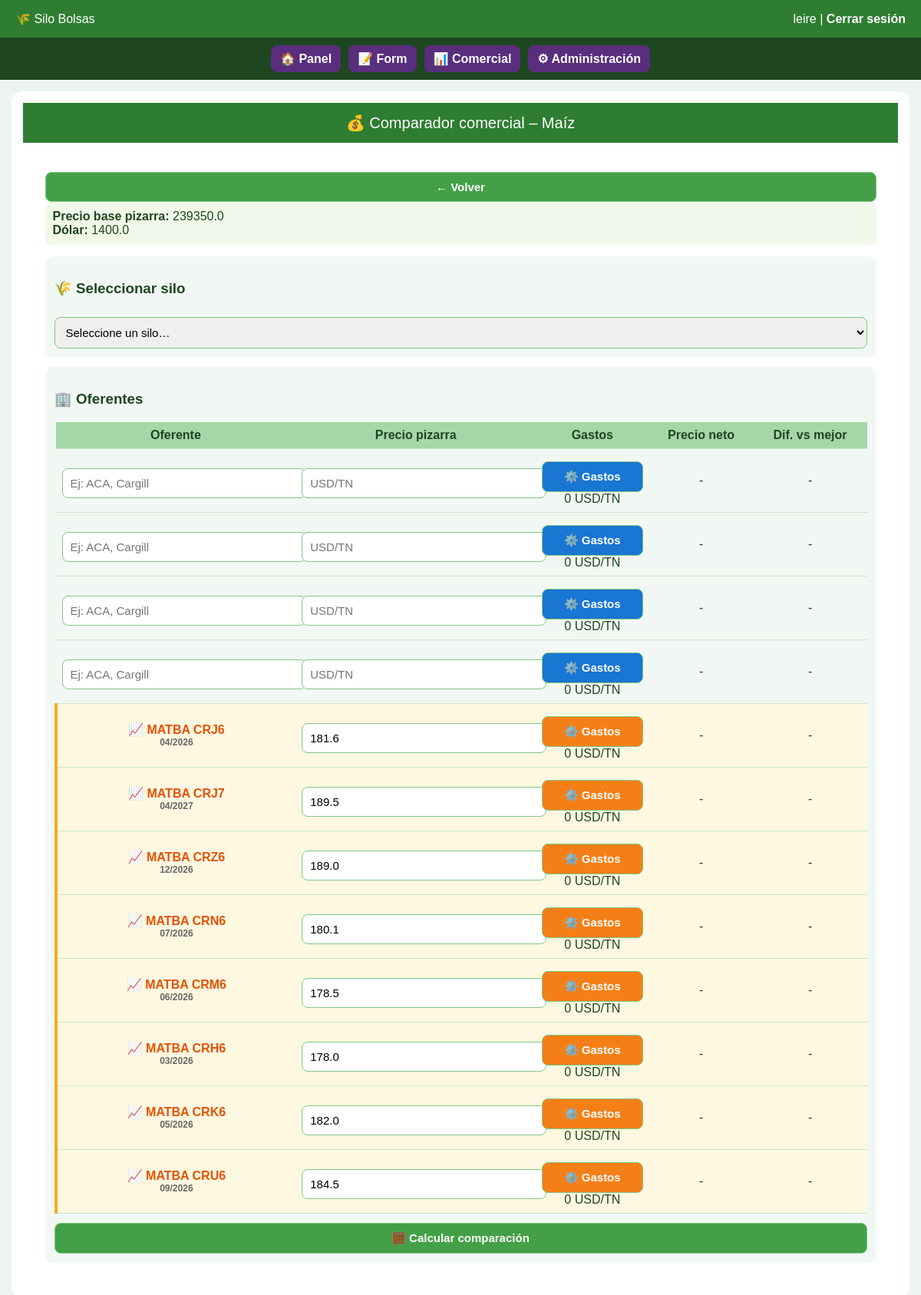
Page /comercial/Maíz (signed in) on the committed database.
### tables this page shows
CREATE TABLE usuarios (
            id INTEGER PRIMARY KEY AUTOINCREMENT,
            username TEXT UNIQUE NOT NULL,
            password TEXT NOT NULL,
            rol TEXT NOT NULL,
            empresa_id INTEGER,
            sucursal_id INTEGER,
            es_superadmin INTEGER DEFAULT 0,
            forzar_cambio_password INTEGER DEFAULT 0,
            FOREIGN KEY (empresa_id) REFERENCES empresas(id),
            FOREIGN KEY (sucursal_id) REFERENCES sucursales(id)
        );

CREATE TABLE mercado (
            id INTEGER PRIMARY KEY AUTOINCREMENT,
            empresa_id INTEGER NOT NULL,
            cereal TEXT,
            pizarra_auto REAL,
            fuente TEXT,
            fecha_fuente TEXT,
            pizarra_manual REAL,
            usar_manual INTEGER DEFAULT 0,
            obs_precio TEXT,
            dolar REAL,
            fecha TEXT,
            UNIQUE(empresa_id, cereal),
            FOREIGN KEY (empresa_id) REFERENCES empresas(id)
        );

CREATE TABLE matba (
        id INTEGER PRIMARY KEY AUTOINCREMENT,
        posicion TEXT NOT NULL,
        cereal TEXT,
        precio REAL,
        precio_anterior REAL,
        variacion REAL,
        fecha DATETIME DEFAULT CURRENT_TIMESTAMP
    , mes TEXT);

### comercial/routes.py (the view)
@comercial_bp.route("/<cereal>")
@login_required
def comparador(cereal):
    if not tiene_permiso("comparador"):
        return acceso_denegado("comparador")
    empresa_id = empresa_actual()
    if not empresa_id:
        return redirect(url_for("panel.panel"))
    conn = get_db()
    precio_row = conn.execute("""
        SELECT
            CASE
                WHEN usar_manual = 1 AND pizarra_manual IS NOT NULL
                THEN pizarra_manual
                ELSE pizarra_auto
            END as precio_base,
            dolar
        FROM mercado
        WHERE cereal=? AND empresa_id=?
    """, (cereal, empresa_id)).fetchone()
    precio_base = precio_row["precio_base"] if precio_row and precio_row["precio_base"] else 0
    dolar = precio_row["dolar"] if precio_row and precio_row["dolar"] else 0
    criterio_row = conn.execute("""
        SELECT criterio_futuro
        FROM empresas
        WHERE id=?
    """, (empresa_id,)).fetchone()
    criterio_futuro = criterio_row["criterio_futuro"] if criterio_row else "mas_cercano_actual"
    rows = conn.execute("""
        SELECT
                s.numero_qr,

                (
                SELECT MIN(a.tas)
                FROM analisis a
                JOIN muestreos m ON m.id = a.id_muestreo
                WHERE m.numero_qr = s.numero_qr
                    AND m.empresa_id = s.empresa_id
                    AND a.tas IS NOT NULL
                ) AS tas_min,

            (
              SELECT ROUND(AVG(a.factor),4)
              FROM analisis a
              JOIN muestreos m ON m.id = a.id_muestreo
              WHERE m.numero_qr = s.numero_qr
                AND m.empresa_id = s.empresa_id
                AND a.factor IS NOT NULL
            ) AS factor_prom,

            (
              SELECT ROUND(AVG(a.humedad),2)
              FROM analisis a
              JOIN muestreos m ON m.id = a.id_muestreo
              WHERE m.numero_qr = s.numero_qr
                AND m.empresa_id = s.empresa_id
                AND a.humedad IS NOT NULL
            ) AS humedad_prom,

            (
              SELECT COUNT(*)
              FROM analisis a
              JOIN muestreos m ON m.id = a.id_muestreo
              WHERE m.numero_qr = s.numero_qr
                AND m.empresa_id = s.empresa_id
                AND a.insectos = 1
            ) AS tiene_insectos

        FROM silos s
        WHERE s.estado_silo = 'Activo'
          AND s.cereal = ?
          AND s.empresa_id = ?
        ORDER BY s.numero_qr
    """, (cereal, empresa_id)).fetchall()
    prefijos = {
        "Maíz": "CR",
        "Soja": "SR",
        "Trigo": "WR"
    }
    prefijo = prefijos.get(cereal)
    if prefijo:
        futuros = conn.execute("""
            SELECT posicion, cereal, precio, fecha, mes
            FROM matba
            WHERE posicion LIKE ?
            ORDER BY fecha
        """, (f"{prefijo}%",)).fetchall()
    else:
        futuros = []
    futuro_sugerido = elegir_futuro(futuros, criterio_futuro)
    conn.close()
    silos = []
    for r in rows:
        silo_dict = dict(r)
        silo_dict["tiene_insectos"] = True if r["tiene_insectos"] > 0 else False
        silo_dict["merma_humedad"] = calcular_merma_humedad(
            cereal,
            silo_dict.get("humedad_prom")
        )
        silo_dict["tas_min"] = r["tas_min"]
        silos.append(silo_dict)
    return render_template(
        "comparador.html",
        cereal=cereal,
        silos=silos,
        criterio_futuro=criterio_futuro,
        precio_base=precio_base,
        dolar=dolar,
        futuro_sugerido=futuro_sugerido,
        futuros=futuros
    )

### app.py (called while the page is built, shortened)
@app.context_processor
def inject_permisos():
    return dict(tiene_permiso=tiene_permiso)

@app.context_processor
def inject_empresa_contexto():
    empresa_nombre = None
    return dict(empresa_activa=empresa_nombre)

### auth/models.py (called while the page is built)
    @staticmethod
    def get(user_id):
        conn = get_db()
        row = conn.execute(
            "SELECT * FROM usuarios WHERE id=?",
            (user_id,)
        ).fetchone()
        conn.close()
        if row:
            return User(row)
        return None

### auth/routes.py (called while the page is built)
@login_manager.user_loader
def load_user(user_id):
    return User.get(user_id)

### calculos.py (called while the page is built, shortened)
def merma_maiz(humedad):
    if humedad is None:
        return 0
    if humedad <= 14.5:
        return 0
    h = round(humedad, 1)
    if h not in MERMA_MAIZ:
        h = min(MERMA_MAIZ.keys(), key=lambda x: abs(x - h))
    merma = MERMA_MAIZ[h]
    merma += 0.25
    return round(merma, 2)

def calcular_merma_humedad(cereal, humedad_prom):
    if cereal == "Maíz":
        return merma_maiz(humedad_prom)

### comercial/routes.py (called while the page is built)
def elegir_futuro(futuros, criterio):
    if not futuros:
        return None
    if criterio == "mejor_precio":
        return max(futuros, key=lambda x: x["precio"])
    if criterio == "mas_cercano_actual":
        return futuros[0]
    return futuros[0]

### db.py (called while the page is built)
def get_db():
    database_url = os.environ.get("DATABASE_URL")
    if database_url:
        conn = psycopg2.connect(
            database_url,
            cursor_factory=psycopg2.extras.RealDictCursor
        )
        return conn
    conn = sqlite3.connect(DB_NAME)
    conn.row_factory = sqlite3.Row
    return conn

### panel/routes.py (called while the page is built)
def empresa_actual():
    if current_user.es_superadmin:
        return session.get("empresa_contexto")
    return current_user.empresa_id

### templates/comparador.html (shortened to what this page needs)
{% extends "base.html" %}
{% block contenido %}
<!DOCTYPE html>
<html lang="es">
<head>
</head>
<body>
<header>💰 Comparador comercial – {{ cereal }}</header>
<div class="container">
<button onclick="location.href='/comercial'">← Volver</button>
<div style="margin-bottom:15px;padding:10px;background:#f1f8e9;border-radius:8px;">
  <b>Precio base pizarra:</b> {{ precio_base }}
  <br>
  <b>Dólar:</b> {{ dolar }}
</div>
<div class="card">
  <h3>🌾 Seleccionar silo</h3>
  <select id="siloSelect" onchange="onCambioSilo()">
    <option value="">Seleccione un silo…</option>
  </select>
</div>
<div class="card">
  <h3>🏢 Oferentes</h3>
  <table>
<thead>
<tr>
  <th>Oferente</th>
  <th>Precio pizarra</th>
  <th>Gastos</th>
  <th>Precio neto</th>
  <th>Dif. vs mejor</th>
</tr>
</thead>
<tbody>
  {% for i in range(4) %}
  <tr>
    <td>
      <input type="text" placeholder="Ej: ACA, Cargill">
    </td>
    <td>
      <input type="number" step="0.01" placeholder="USD/TN">
    </td>
    <td>
      <button onclick="abrirGastos(this)" style="background:#1976d2">
        ⚙️ Gastos
      </button>
      <div class="small total-gastos">0 USD/TN</div>
    </td>
    <td class="precio-neto">-</td>
    <td class="dif-mejor">-</td>
  </tr>
  {% endfor %}
  {% for f in futuros %}
  <tr class="matba-auto">
    <td>
      <b>📈 MATBA {{ f.posicion }}</b>
      {% if f.mes %}
      <div style="font-size:12px;color:#666;">
      {{ f.mes }}
      </div>
      {% endif %}
    </td>
  <td>
    <input type="number"
           step="0.01"
           value="{{ f.precio }}">
  </td>
  <td>
    <button onclick="abrirGastos(this)" style="background:#f57f17">
      ⚙️ Gastos
    </button>
    <div class="small total-gastos">0 USD/TN</div>
  </td>
  <td class="precio-neto">-</td>
  <td class="dif-mejor">-</td>
</tr>
{% endfor %}
</tbody>
</table>
 <button
  id="btnComparar"
  style="margin-top:12px"
  onclick="calcularComparacion()">
  🧮 Calcular comparación
</button>
</div>
</div>
</body>
</html>
{% endblock %}

### templates/base.html (shortened to what this page needs)
<!DOCTYPE html>
<html lang="es">
<head>
</head>
<body>
<div class="header">
  <div>
    🌾 Silo Bolsas
  </div>
  <div>
    {{ current_user.username }}
    |
    <a href="{{ url_for('auth.logout') }}">Cerrar sesión</a>
  </div>
</div>
{% if current_user.is_authenticated %}
<div class="nav-bar">
    {% if tiene_permiso("panel") %}
        <a href="{{ url_for('panel.panel') }}" class="nav-btn">
            🏠 Panel
        </a>
    {% else %}
        <a href="{{ url_for('panel.panel') }}" class="nav-btn locked">
            🔒 Panel
        </a>
    {% endif %}
    {% if tiene_permiso("form") %}
        <a href="{{ url_for('panel.form') }}" class="nav-btn">
            📝 Form
        </a>
    {% else %}
        <a href="{{ url_for('panel.form') }}" class="nav-btn locked">
            🔒 Form
        </a>
    {% endif %}
    {% if tiene_permiso("comercial") %}
        <a href="{{ url_for('comercial.comercial') }}" class="nav-btn">
            📊 Comercial
        </a>
    {% else %}
        <a href="{{ url_for('comercial.comercial') }}" class="nav-btn locked">
            🔒 Comercial
        </a>
    {% endif %}
    {% if current_user.es_superadmin or tiene_permiso("admin") %}
        <a href="{{ url_for('admin.admin_usuarios') }}" class="nav-btn admin">
            ⚙ Administración
        </a>
    {% else %}
        <a href="{{ url_for('admin.admin_usuarios') }}" class="nav-btn locked admin">
            🔒 Administración
        </a>
    {% endif %}
</div>
{% endif %}
<div class="container">
  {% block contenido %}{% endblock %}
</div>
</body>
</html>

### templates/base.html (style rules this page uses)
body { background:#e6f4ea; font-family:Arial, sans-serif; margin:0; padding:0; color:#1e4620; }
.header { background:#2e7d32; color:white; padding:15px 20px; display:flex; justify-content:space-between; align-items:center; }
.header a { color:white; text-decoration:none; font-weight:bold; }
.container { padding:25px; }
.nav-bar { background:#1e4620; padding:10px; display:flex; gap:10px; justify-content:center; flex-wrap:wrap; }
.nav-btn { background:#592e7d; color:white; padding:8px 14px; border-radius:8px; text-decoration:none; font-weight:bold; }
.nav-btn { padding: 8px 12px; border-radius: 8px; text-decoration: none; font-weight: bold; }

### templates/comparador.html (style rules this page uses)
body { font-family:Arial, sans-serif; background:#eef5f1; margin:0; }
header { background:#2e7d32; color:white; padding:14px; text-align:center; font-size:20px; }
.container { width:95%; margin:15px auto; background:white; border-radius:14px; padding:15px; }
select, button, input { width:100%; padding:10px; margin-top:8px; border-radius:8px; border:1px solid #81c784; font-size:15px; }
button { background:#43a047; color:white; font-weight:bold; cursor:pointer; }
table { width:100%; border-collapse:collapse; margin-top:15px; }
th,td { padding:8px; border-bottom:1px solid #c8e6c9; text-align:center; }
th { background:#a5d6a7 }
.card { background:#f1f8f4; padding:12px; border-radius:10px; margin-top:12px; }
.matba-auto { background: #fff8e1; border-left: 4px solid #f9a825; }
.matba-auto td:first-child { font-weight: bold; color: #e65100; }

### rows in the picture
usuarios: username "leire"
mercado: dolar "1400.0"
matba: posicion "CRJ6", mes "04/2026", precio "181.6"
matba: posicion "CRJ7", mes "04/2027", precio "189.5"
matba: posicion "CRZ6", mes "12/2026", precio "189.0"
matba: posicion "CRN6", mes "07/2026", precio "180.1"
matba: posicion "CRM6", mes "06/2026", precio "178.5"
matba: posicion "CRH6", mes "03/2026", precio "178.0"
matba: posicion "CRK6", mes "05/2026", precio "182.0"
matba: posicion "CRU6", mes "09/2026", precio "184.5"

### other values in the picture
{{ cereal }} "Maíz"
{{ precio_base }} "239350.0"
